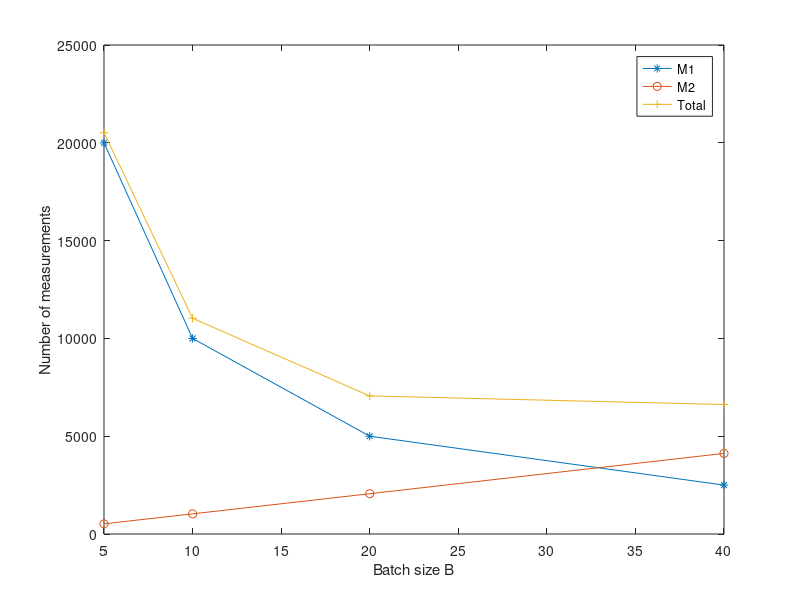

Reproduce this figure in MATLAB.
clear all;
load('project1_data.mat')
N=1e5; % number of coins
p=0.001; % prevalence
x=(rand(N,1)<p); % see explanation in text below
% printouts about properties of x
fprintf('Min(x) = %1d\n',min(x)); % prints 0
fprintf('Max(x) = %1d\n',max(x)); % prints 1
fprintf('Sum(x) = %6d\n',sum(x)); % prints number close to 1000
fprintf('Number ones = %6d\n',sum(x==1));
fprintf('Number zeros= %6d\n',sum(x==0));
%divide into B patches
B = [5,10,20,40];
number_of_patches(length(B)) = 0;
for b = 1:length(B)
number_of_patches(b) = N/B(b);
end
first(:, : ) = reshape(x, B(1), number_of_patches(1));
second(:, : ) = reshape(x, B(2), number_of_patches(2));
third(:, : ) = reshape(x, B(3), number_of_patches(3));
forth(:, : ) = reshape(x, B(4), number_of_patches(4));
problems_in_first = any(first);
problems_in_second = any(second);
problems_in_third = any(third);
problems_in_forth = any(forth);
faulty_batches_1 = sum(problems_in_first);
faulty_batches_2 = sum(problems_in_second);
faulty_batches_3 = sum(problems_in_third);
faulty_batches_4 = sum(problems_in_forth);
M2(b) = 0;
M2(1) = faulty_batches_1 * B(1);
M2(2) = faulty_batches_2 * B(2);
M2(3) = faulty_batches_3 * B(3);
M2(4) = faulty_batches_4 * B(4);
M1(b) = 0;
for n = 1:b
M1(n)=number_of_patches(n);
end
M3 = M1 +M2;
plot(B,M1,'*-',B,M2,'o-',B,M3,'+-');
xlabel('Batch size B');
ylabel('Number of measurements');
legend('M1','M2','Total');
%part 2
id=20; %my student id number is 2
y=squeeze(y_all(id,:)); % squeeze returns length-15 vector
A=squeeze(A_all(id,:,:)); % returns 15x30 matrix
A_list=squeeze(A_list_all(id,:,:)); % returns 30x3 matrix
pool = ones(1,30);
for n = 1:length(y)
if y(n) == 0
for m = 1:30
if A(n,m) == 1
pool(m) = 0;
end
end
end
end
fprintf('Special Indexs: ');
for i = 1:30
if pool(i) == 1
fprintf('%d ',i);
end
end
fprintf('\n');